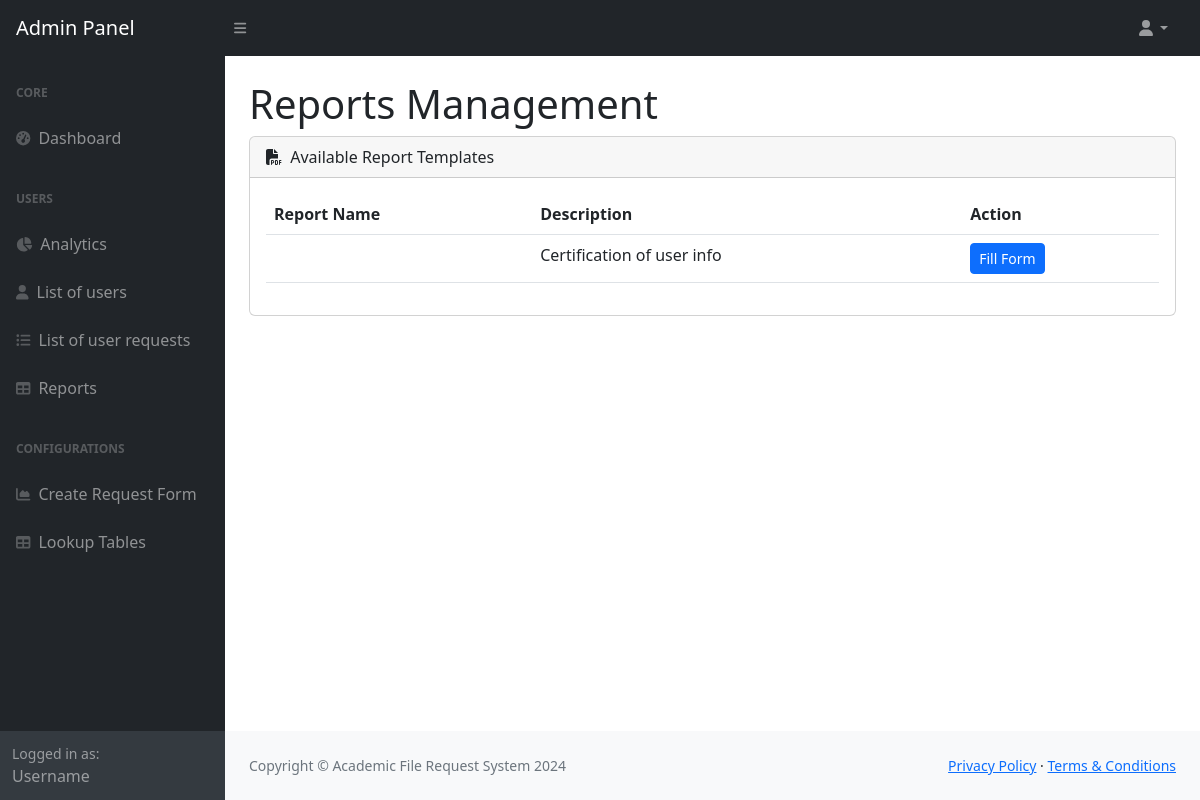
/admin-panel/reports/ (signed in), run on an earlier commit of the app's database.
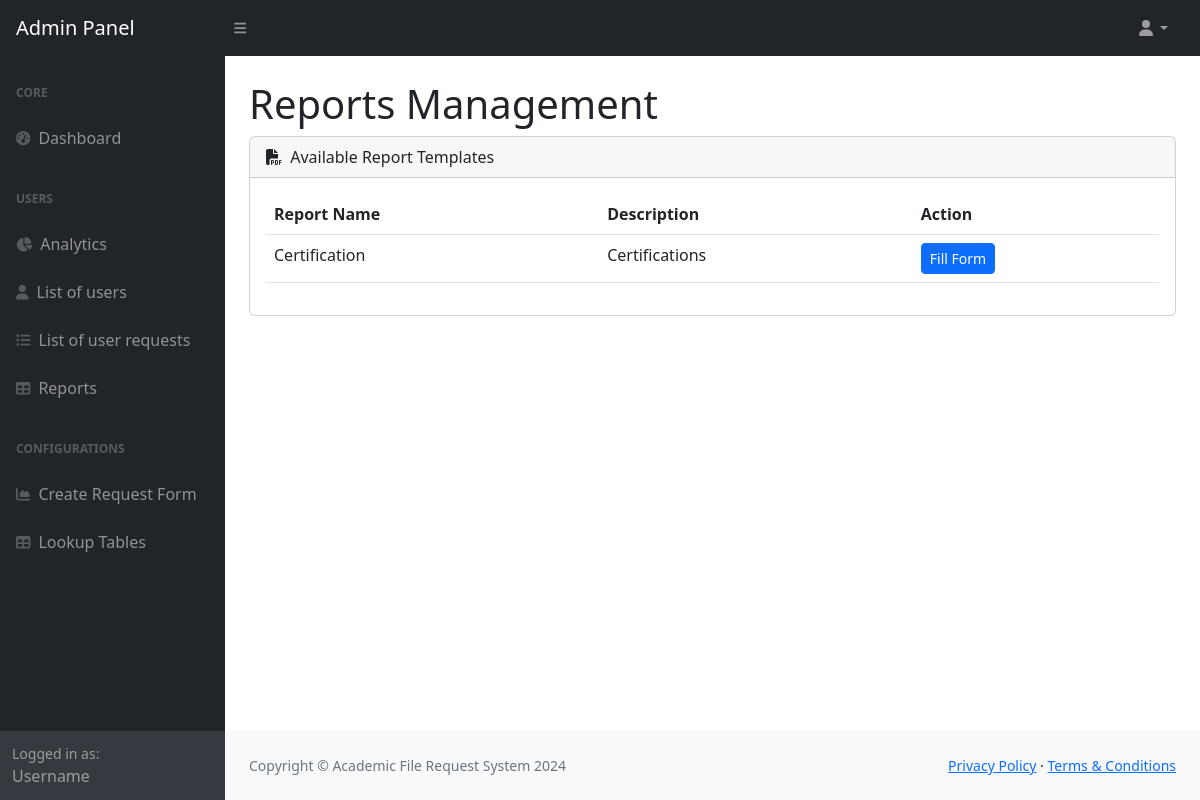
And on a later commit of the database.
### onlinerequest/models.py (models this page shows, shortened)
class ReportTemplate(models.Model):
    name = models.CharField(max_length=255)
    template_file = models.FileField(upload_to='reports/templates/')
    description = models.CharField(max_length=500)
    created_at = models.DateTimeField(auto_now_add=True)

### onlinerequest/views/admin_reports.py (the view)
# urls.py: path('admin-panel/reports/', admin_reports.admin_reports, name='admin_reports'),
def admin_reports(request):
    templates = ReportTemplate.objects.all()
    return render(request, 'admin/admin_reports.html', {'templates': templates})

### onlinerequest/context_processors.py (called while the page is built)
def user_record(request):
    if request.user.is_authenticated:
        try:
            user_record = Record.objects.get(user_number=request.user.student_number)
            return {'user_record': user_record}
        except Record.DoesNotExist:
            return {'user_record': None}
    return {'user_record': None}

def request_forms(request):
    request_forms = Request.objects.all()
    return {'request_forms': request_forms}

def user_profile(request):
    if request.user.is_authenticated:
        try:
            profile = Profile.objects.get(user=request.user)
            return {'user_profile': profile}
        except Profile.DoesNotExist:
            return {'user_profile': None}
    return {'user_profile': None}

def user_requests(request):
    if request.user.is_authenticated:
        from onlinerequest.models import User_Request
        user_requests = User_Request.objects.filter(user=request.user)
        return {'user_requests_global': user_requests}
    return {'user_requests_global': []}

def courses(request):
    all_courses = Course.objects.all()
    return {'all_courses': all_courses}

### onlinerequest/templates/admin/admin_reports.html (shortened to what this page needs)
{% load static %}
<!DOCTYPE html>
<html lang="en">
    <head>
        {% include 'header.html' %}
    </head>
    <body class="sb-nav-fixed">
        {% include 'admin/admin-topnav.html' %}
        <div id="layoutSidenav">
            {% include 'admin/admin-sidenav.html' %}
            <div id="layoutSidenav_content">
                <main>
                    <div class="container-fluid px-4">
                        <h1 class="mt-4">Reports Management</h1>
                        <div class="card mb-4">
                            <div class="card-header">
                                <i class="fas fa-file-pdf me-1"></i>
                                Available Report Templates
                            </div>
                            <div class="card-body">
                                <table class="table table-hover">
                                    <thead>
                                        <tr>
                                            <th>Report Name</th>
                                            <th>Description</th>
                                            <th>Action</th>
                                        </tr>
                                    </thead>
                                    <tbody>
                                        {% for template in templates %}
                                        <tr>
                                            <td>{{ template.name }}</td>
                                            <td>{{ template.description }}</td>
                                            <td>
                                                <a href="{% url 'admin_report_form' template.id %}" class="btn btn-primary btn-sm">
                                                    Fill Form
                                                </a>
                                            </td>
                                        </tr>
                                        {% endfor %}
                                    </tbody>
                                </table>
                            </div>
                        </div>
                    </div>
                </main>
                <footer class="py-4 bg-light mt-auto">
                    <div class="container-fluid px-4">
                        <div class="d-flex align-items-center justify-content-between small">
                            <div class="text-muted">Copyright © Academic File Request System 2024</div>
                            <div>
                                <a href="#">Privacy Policy</a>
                                ·
                                <a href="#">Terms & Conditions</a>
                            </div>
                        </div>
                    </div>
                </footer>
            </div>
        </div>
    </body>
</html>

What changed in the data, as far as the page shows it:
removed ReportTemplate: description "Certification of user info"
added ReportTemplate: name "Certification", description "Certifications"
